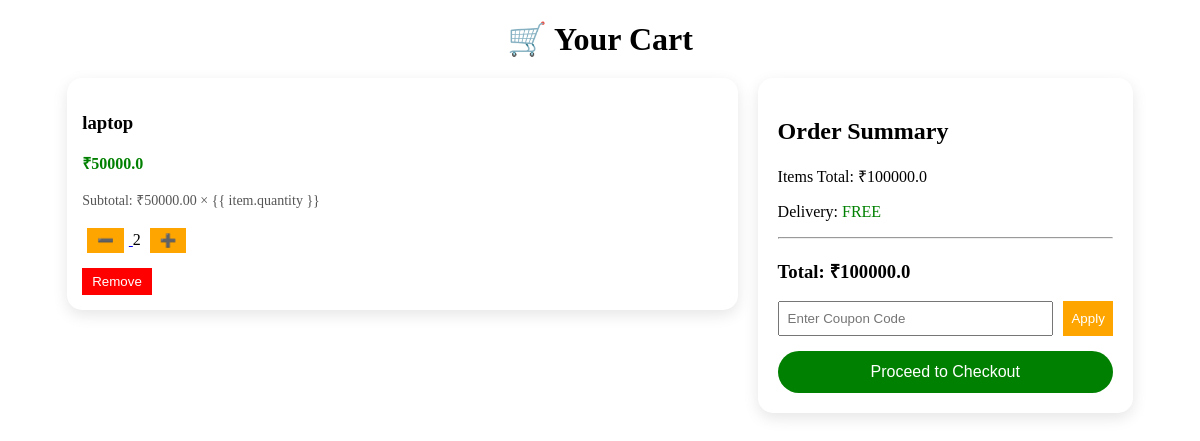
The app's page /cart/ (signed in) with its own data.
### store/models.py (models this page shows, shortened)
class CartItem(models.Model):
    cart = models.ForeignKey(Cart, on_delete=models.CASCADE)
    product = models.ForeignKey(Product, on_delete=models.CASCADE)
    quantity = models.IntegerField(default=1)

class Product(models.Model):
    name = models.CharField(max_length=200)
    price = models.FloatField()
    image = models.URLField()
    category = models.ForeignKey(Category, on_delete=models.CASCADE)
    rating = models.FloatField(default=0)
    stock = models.IntegerField(default=0)

### store/views.py (the view)
# urls.py: path('cart/', views.cart_view),
@login_required
def cart_view(request):
    cart, _ = Cart.objects.get_or_create(user=request.user)
    items = CartItem.objects.filter(cart=cart)
    total_price = sum(item.product.price * item.quantity for item in items)
    cart_count = sum(item.quantity for item in items)
    return render(request, 'cart.html', {
        'items': items,
        'total_price': total_price,
        'cart_count': cart_count
    })

### store/templates/cart.html (shortened to what this page needs)
<h1 class="cart-title">🛒 Your Cart</h1>
{% if items %}
<div class="cart-container">
  <div class="cart-left">
    {% for item in items %}
    <div class="cart-card">
      <div class="cart-details">
        <h3>{{ item.product.name }}</h3>
        <p class="price">₹{{ item.product.price }}</p>
        <p class="subtotal">
          Subtotal: ₹{{ item.product.price|floatformat:2 }} × {{ item.quantity
          }}
        </p>
        <div class="quantity-box">
          <a href="/decrease/{{ item.id }}/">
            <button class="qty-btn">➖</button>
          </a>
          <span class="qty">{{ item.quantity }}</span>
          <a href="/increase/{{ item.id }}/">
            <button class="qty-btn">➕</button>
          </a>
        </div>
        <a href="/remove/{{ item.id }}/">
          <button class="remove-btn">Remove</button>
        </a>
      </div>
    </div>
    {% endfor %}
  </div>
  <div class="cart-right">
    <h2>Order Summary</h2>
    <div class="summary-box">
      <p>Items Total: ₹{{ total_price }}</p>
      <p>Delivery: <span class="free">FREE</span></p>
      <hr />
      <h3>Total: ₹{{ total_price }}</h3>
    </div>
    <div class="coupon-box">
      <input type="text" placeholder="Enter Coupon Code" />
      <button>Apply</button>
    </div>
    <a href="/checkout/">
      <button class="checkout-btn">Proceed to Checkout</button>
    </a>
  </div>
</div>
{% endif %}

### store/templates/cart.html (style rules this page uses)
.cart-title { text-align: center; margin: 20px; }
.cart-container { display: flex; gap: 20px; width: 90%; margin: auto; }
.cart-left { flex: 2; }
.cart-right { flex: 1; background: white; padding: 20px; border-radius: 15px; height: fit-content; box-shadow: 0 5px 15px rgba(0, 0, 0, 0.1); animation: fadeUp 0.8s ease; }
.cart-card { display: flex; gap: 20px; background: white; padding: 15px; margin-bottom: 15px; border-radius: 15px; transition: 0.3s; box-shadow: 0 5px 15px rgba(0, 0, 0, 0.1); }
.price { color: green; font-weight: bold; }
.subtotal { color: #555; font-size: 14px; }
.quantity-box { margin-top: 10px; }
.qty-btn { background: orange; color: white; border: none; padding: 5px 10px; margin: 5px; cursor: pointer; }
.remove-btn { background: red; color: white; padding: 6px 10px; border: none; margin-top: 10px; }
.summary-box { margin: 15px 0; }
.free { color: green; }
.coupon-box { display: flex; gap: 10px; margin: 15px 0; }
.coupon-box input { flex: 1; padding: 8px; }
.coupon-box button { background: orange; color: white; border: none; padding: 8px; }
.checkout-btn { width: 100%; padding: 12px; background: green; color: white; border: none; border-radius: 25px; font-size: 16px; }

### records on screen
CartItem: product.name "laptop", product.price "50000.0", product.price "50000.00", quantity "2"

### other values on screen
{{ total_price }} "100000.0"
